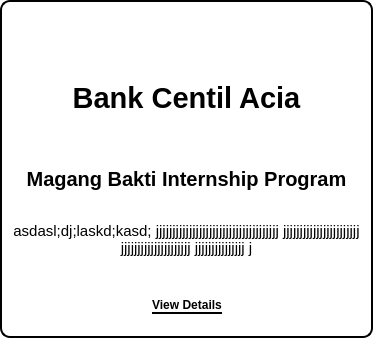
                  <widget class="QGroupBox" name="company1">
                   <property name="sizePolicy">
                    <sizepolicy hsizetype="Fixed" vsizetype="Fixed">
                     <horstretch>0</horstretch>
                     <verstretch>0</verstretch>
                    </sizepolicy>
                   </property>
                   <property name="minimumSize">
                    <size>
                     <width>300</width>
                     <height>300</height>
                    </size>
                   </property>
                   <property name="layoutDirection">
                    <enum>Qt::LeftToRight</enum>
                   </property>
                   <property name="styleSheet">
                    <string notr="true">background-color: white;
border-style:solid;
border-width:2px;
color:white;
border-radius: 10px;
border-color: black;
</string>
                   </property>
                   <property name="title">
                    <string/>
                   </property>
                   <property name="alignment">
                    <set>Qt::AlignCenter</set>
                   </property>
                   <layout class="QVBoxLayout" name="verticalLayout_2">
                    <item>
                     <widget class="QLabel" name="companyLogo">
                      <property name="sizePolicy">
                       <sizepolicy hsizetype="Expanding" vsizetype="Expanding">
                        <horstretch>0</horstretch>
                        <verstretch>0</verstretch>
                       </sizepolicy>
                      </property>
                      <property name="styleSheet">
                       <string notr="true">border:none;
margin: 10px 50px;</string>
                      </property>
                      <property name="text">
                       <string/>
                      </property>
                      <property name="pixmap">
                       <pixmap>assets/lgobca.jpg</pixmap>
                      </property>
                      <property name="scaledContents">
                       <bool>true</bool>
                      </property>
                     </widget>
                    </item>
                    <item>
                     <widget class="QLabel" name="companyName">
                      <property name="sizePolicy">
                       <sizepolicy hsizetype="Preferred" vsizetype="Expanding">
                        <horstretch>0</horstretch>
                        <verstretch>0</verstretch>
                       </sizepolicy>
                      </property>
                      <property name="minimumSize">
                       <size>
                        <width>0</width>
                        <height>90</height>
                       </size>
                      </property>
                      <property name="maximumSize">
                       <size>
                        <width>16777215</width>
                        <height>90</height>
                       </size>
                      </property>
                      <property name="font">
                       <font>
                        <pointsize>22</pointsize>
                        <weight>75</weight>
                        <bold>true</bold>
                       </font>
                      </property>
                      <property name="styleSheet">
                       <string notr="true">border:none;
color:black;
</string>
                      </property>
                      <property name="text">
                       <string>Bank Centil Acia</string>
                      </property>
                      <property name="alignment">
                       <set>Qt::AlignCenter</set>
                      </property>
                      <property name="wordWrap">
                       <bool>true</bool>
                      </property>
                     </widget>
                    </item>
                    <item>
                     <widget class="QLabel" name="companyInternship">
                      <property name="sizePolicy">
                       <sizepolicy hsizetype="Preferred" vsizetype="Minimum">
                        <horstretch>0</horstretch>
                        <verstretch>0</verstretch>
                       </sizepolicy>
                      </property>
                      <property name="minimumSize">
                       <size>
                        <width>0</width>
                        <height>60</height>
                       </size>
                      </property>
                      <property name="maximumSize">
                       <size>
                        <width>16777215</width>
                        <height>60</height>
                       </size>
                      </property>
                      <property name="font">
                       <font>
                        <pointsize>15</pointsize>
                        <weight>75</weight>
                        <bold>true</bold>
                       </font>
                      </property>
                      <property name="styleSheet">
                       <string notr="true">border:none;
color:black;
</string>
                      </property>
                      <property name="text">
                       <string>Magang Bakti Internship Program</string>
                      </property>
                      <property name="alignment">
                       <set>Qt::AlignCenter</set>
                      </property>
                      <property name="wordWrap">
                       <bool>true</bool>
                      </property>
                     </widget>
                    </item>
                    <item>
                     <widget class="QLabel" name="companyAddress">
                      <property name="sizePolicy">
                       <sizepolicy hsizetype="Preferred" vsizetype="Minimum">
                        <horstretch>0</horstretch>
                        <verstretch>0</verstretch>
                       </sizepolicy>
                      </property>
                      <property name="minimumSize">
                       <size>
                        <width>0</width>
                        <height>66</height>
                       </size>
                      </property>
                      <property name="maximumSize">
                       <size>
                        <width>16777215</width>
                        <height>66</height>
                       </size>
                      </property>
                      <property name="font">
                       <font>
                        <pointsize>11</pointsize>
                        <weight>50</weight>
                        <bold>false</bold>
                       </font>
                      </property>
                      <property name="styleSheet">
                       <string notr="true">border:none;
color:black;
</string>
                      </property>
                      <property name="text">
                       <string>asdasl;dj;laskd;kasd; jjjjjjjjjjjjjjjjjjjjjjjjjjjjjjjjjjjjj jjjjjjjjjjjjjjjjjjjjjjj jjjjjjjjjjjjjjjjjjjjj jjjjjjjjjjjjjjj j 
</string>
                      </property>
                      <property name="alignment">
                       <set>Qt::AlignCenter</set>
                      </property>
                      <property name="wordWrap">
                       <bool>true</bool>
                      </property>
                     </widget>
                    </item>
                    <item>
                     <widget class="QGroupBox" name="companyDetails">
                      <property name="sizePolicy">
                       <sizepolicy hsizetype="Expanding" vsizetype="Expanding">
                        <horstretch>0</horstretch>
                        <verstretch>0</verstretch>
                       </sizepolicy>
                      </property>
                      <property name="styleSheet">
                       <string notr="true">border:none;</string>
                      </property>
                      <property name="title">
                       <string/>
                      </property>
                      <layout class="QHBoxLayout" name="horizontalLayout_8">
                       <item>
                        <widget class="QGroupBox" name="blankLeft">
                         <property name="sizePolicy">
                          <sizepolicy hsizetype="Expanding" vsizetype="Expanding">
                           <horstretch>0</horstretch>
                           <verstretch>0</verstretch>
                          </sizepolicy>
                         </property>
                         <property name="styleSheet">
                          <string notr="true">border:none;</string>
                         </property>
                         <property name="title">
                          <string/>
                         </property>
                        </widget>
                       </item>
                       <item>
                        <widget class="QPushButton" name="viewDetailsButton">
                         <property name="sizePolicy">
                          <sizepolicy hsizetype="Fixed" vsizetype="Fixed">
                           <horstretch>0</horstretch>
                           <verstretch>0</verstretch>
                          </sizepolicy>
                         </property>
                         <property name="font">
                          <font>
                           <weight>75</weight>
                           <italic>false</italic>
                           <bold>true</bold>
                           <underline>false</underline>
                          </font>
                         </property>
                         <property name="toolTipDuration">
                          <number>0</number>
                         </property>
                         <property name="layoutDirection">
                          <enum>Qt::RightToLeft</enum>
                         </property>
                         <property name="styleSheet">
                          <string notr="true">border:none;
color:black;
padding-bottom: 0px;
border-bottom: 2px solid black;
border-radius: 0px;</string>
                         </property>
                         <property name="text">
                          <string>View Details</string>
                         </property>
                         <property name="icon">
                          <iconset resource="test.qrc">
                           <normaloff>:/logo/assets/right-direction.svg</normaloff>:/logo/assets/right-direction.svg</iconset>
                         </property>
                        </widget>
                       </item>
                       <item>
                        <widget class="QGroupBox" name="blankRight">
                         <property name="sizePolicy">
                          <sizepolicy hsizetype="Expanding" vsizetype="Expanding">
                           <horstretch>0</horstretch>
                           <verstretch>0</verstretch>
                          </sizepolicy>
                         </property>
                         <property name="styleSheet">
                          <string notr="true">border:none;</string>
                         </property>
                         <property name="title">
                          <string/>
                         </property>
                        </widget>
                       </item>
                      </layout>
                     </widget>
                    </item>
                   </layout>
                  </widget>
